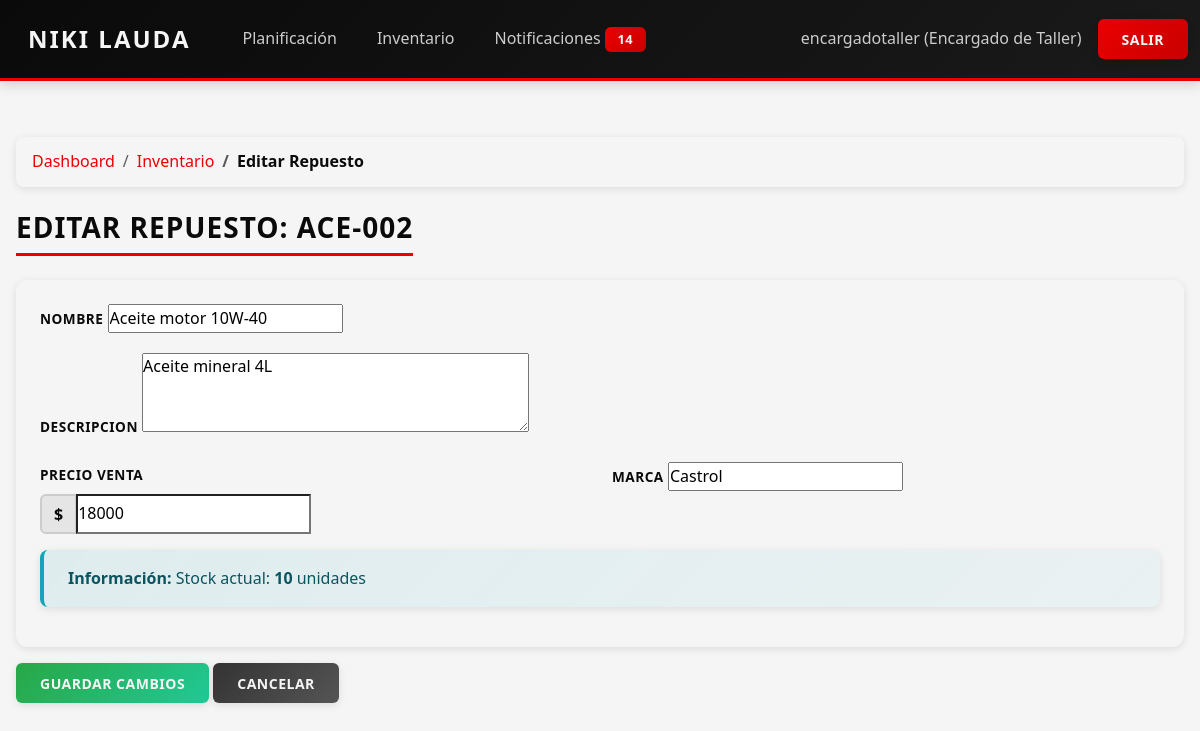
Page /inventario/repuesto/6/editar/ (signed in) on the earlier database version.
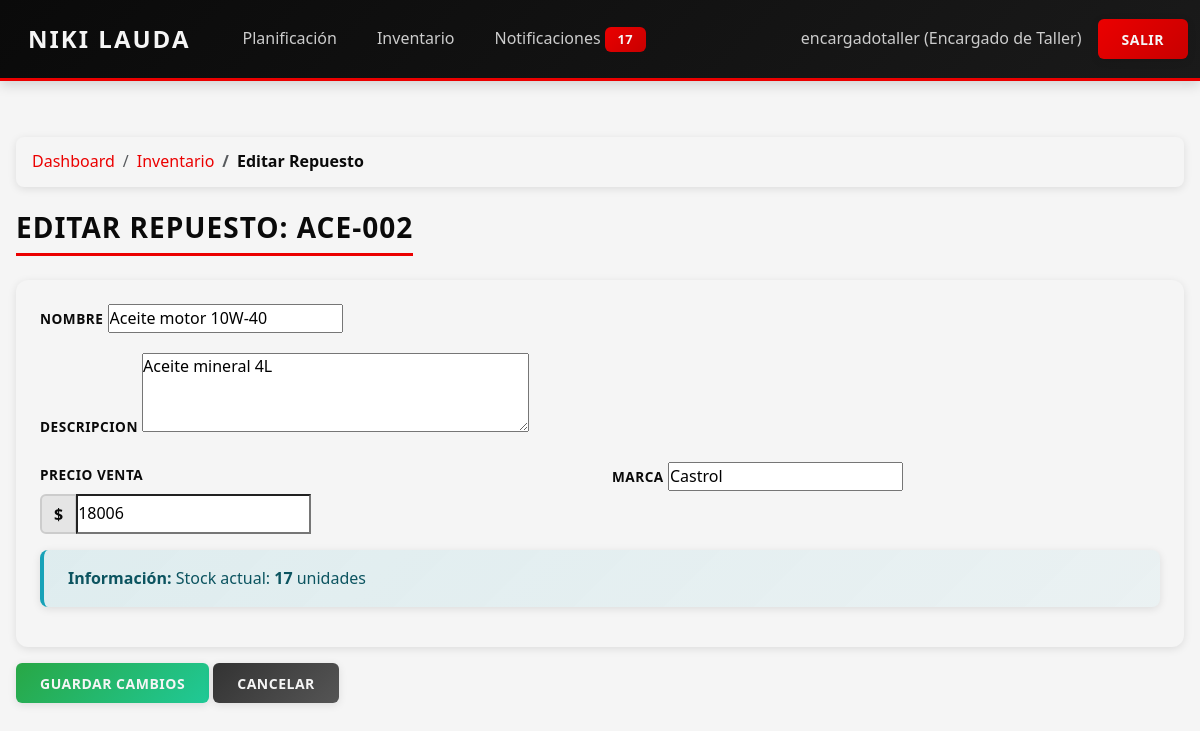
Same page on the later database version.
### core/models.py (models this page shows, shortened)
class Repuesto(models.Model):
    ESTADO_CHOICES = [
        ("DISPONIBLE", "Disponible"),
        ("AGOTADO", "Agotado"),
        ("DESCONTINUADO", "Descontinuado"),
    ]
    codigo = models.CharField(max_length=50, unique=True)
    nombre = models.CharField(max_length=150)
    descripcion = models.TextField(blank=True, null=True)
    marca = models.CharField(max_length=100, blank=True, null=True)
    fabricante = models.CharField(max_length=100, blank=True, null=True)
    modelo_compatible = models.CharField(max_length=150, blank=True, null=True)
    compatibilidad = models.CharField(
        max_length=200,
        blank=True,
        null=True,
        help_text="Descripción general de compatibilidad."
    )
    stock = models.PositiveIntegerField(default=0)
    ubicacion_bodega = models.CharField(max_length=100, blank=True, null=True)
    precio_compra = models.PositiveIntegerField()
    precio_venta = models.PositiveIntegerField()
    fecha_ingreso = models.DateField()
    proveedor = models.ForeignKey(Proveedor, on_delete=models.SET_NULL, null=True, blank=True)
    estado = models.CharField(max_length=20, choices=ESTADO_CHOICES, default="DISPONIBLE")

### core/views.py (the view)
# urls.py: path("inventario/repuesto/<int:id>/editar/", views.editar_repuesto, name="editar_repuesto"),
@login_required
@requiere_rol("ENCARGADO_BODEGA", "ENCARGADO_TALLER")
def editar_repuesto(request, id):
    repuesto = get_object_or_404(Repuesto, id=id)
    if request.method == "POST":
        form = EditarRepuestoForm(request.POST, instance=repuesto)
        if form.is_valid():
            form.save()
            messages.success(request, "Repuesto actualizado.")
            return redirect("inventario")
    else:
        form = EditarRepuestoForm(instance=repuesto)
    return render(request, "core/inventario/editar_repuesto.html", {
        "repuesto": repuesto,
        "form": form,
    })

### core/forms.py
class EditarRepuestoForm(forms.ModelForm):
    class Meta:
        model = Repuesto
        fields = ("nombre", "descripcion", "precio_venta", "marca")
        widgets = {
            "descripcion": forms.Textarea(attrs={"rows": 3}),
            "precio_venta": forms.NumberInput(attrs={"min": 0}),
        }

### core/context_processors.py (called while the page is built)
def notificaciones(request):
    context = {
        'notif_no_leidas': 0,
    }
    if request.user.is_authenticated:
        try:
            perfil = request.user.perfilusuario
            context['notif_no_leidas'] = perfil.notificaciones_recibidas.filter(leida=False).count()
        except (PerfilUsuario.DoesNotExist, AttributeError):
            pass
    return context

### core/templates/core/inventario/editar_repuesto.html (shortened to what this page needs)
{% extends "core/base.html" %}
{% block content %}
<nav aria-label="breadcrumb" class="mb-3">
    <ol class="breadcrumb">
        <li class="breadcrumb-item"><a href="{% url 'dashboard' %}">Dashboard</a></li>
        <li class="breadcrumb-item"><a href="{% url 'inventario' %}">Inventario</a></li>
        <li class="breadcrumb-item active">Editar Repuesto</li>
    </ol>
</nav>
<h3>Editar Repuesto: {{ repuesto.codigo }}</h3>
<form method="POST">
    <div class="card mb-3">
        <div class="card-body">
            <div class="mb-3">
                <label for="{{ form.nombre.id_for_label }}" class="form-label">{{ form.nombre.label }}</label>
                {{ form.nombre }}
            </div>
            <div class="mb-3">
                <label for="{{ form.descripcion.id_for_label }}" class="form-label">{{ form.descripcion.label }}</label>
                {{ form.descripcion }}
            </div>
            <div class="row">
                <div class="col-md-6 mb-3">
                    <label for="{{ form.precio_venta.id_for_label }}" class="form-label">{{ form.precio_venta.label }}</label>
                    <div class="input-group">
                        <span class="input-group-text">$</span>
                        {{ form.precio_venta }}
                    </div>
                </div>
                <div class="col-md-6 mb-3">
                    <label for="{{ form.marca.id_for_label }}" class="form-label">{{ form.marca.label }}</label>
                    {{ form.marca }}
                </div>
            </div>
            <div class="alert alert-info">
                <strong>Información:</strong> Stock actual: <strong>{{ repuesto.stock }}</strong> unidades
            </div>
        </div>
    </div>
    <button type="submit" class="btn btn-success">Guardar Cambios</button>
    <a href="{% url 'inventario' %}" class="btn btn-secondary">Cancelar</a>
</form>
{% endblock %}

### core/templates/core/navbar.html (shortened to what this page needs)
<nav class="navbar navbar-expand-lg navbar-dark bg-dark">
    <div class="container-fluid">
        <a class="navbar-brand" href="{% url 'dashboard' %}">Niki Lauda</a>
        <ul class="navbar-nav me-auto">
            {% if user.is_authenticated and user.perfilusuario %}
                {% if user.perfilusuario.rol == "ENCARGADO_TALLER" %}
                    <li class="nav-item">
                        <a class="nav-link" href="{% url 'planificacion' %}">Planificación</a>
                    </li>
                    <li class="nav-item">
                        <a class="nav-link" href="{% url 'inventario' %}">Inventario</a>
                    </li>
                {% endif %}
                <li class="nav-item">
                    <a class="nav-link" href="{% url 'notificaciones' %}">
                        Notificaciones
                        {% if notif_no_leidas > 0 %}
                            <span class="badge bg-danger">{{ notif_no_leidas }}</span>
                        {% endif %}
                    </a>
                </li>
            {% endif %}
        </ul>
        {% if user.is_authenticated %}
            <span class="navbar-text text-white me-3">
                {{ user.username }}{% if user.perfilusuario %} ({{ user.perfilusuario.get_rol_display }}){% endif %}
            </span>
            <a class="btn btn-danger" href="{% url 'logout' %}">Salir</a>
        {% else %}
            <a class="btn btn-primary" href="{% url 'login' %}">Iniciar Sesión</a>
            <a class="btn btn-outline-light ms-2" href="{% url 'registro' %}">Registrarse</a>
        {% endif %}
    </div>
</nav>

Differences in the rows shown:
changed Repuesto "ACE-002": precio_venta "18000" → "18006"; stock "10" → "17"
Other differences:
{{ notif_no_leidas }}: "14" → "17"
